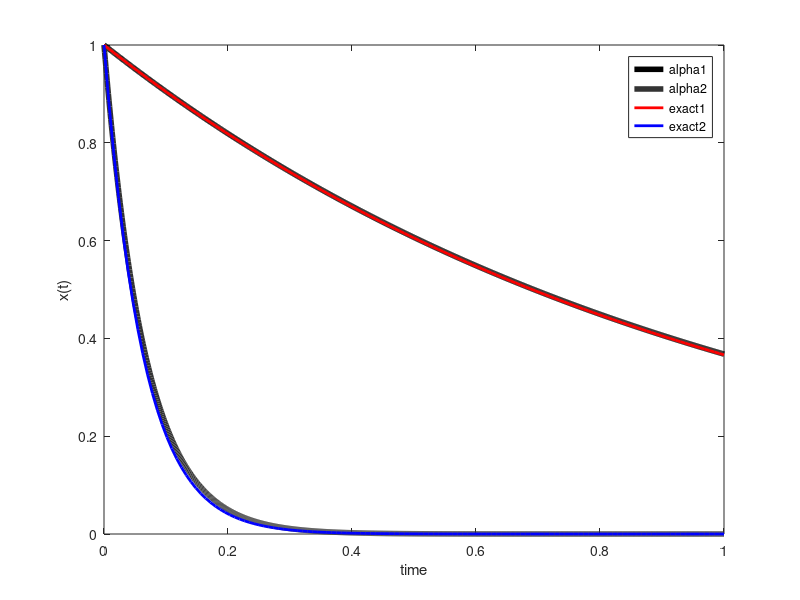
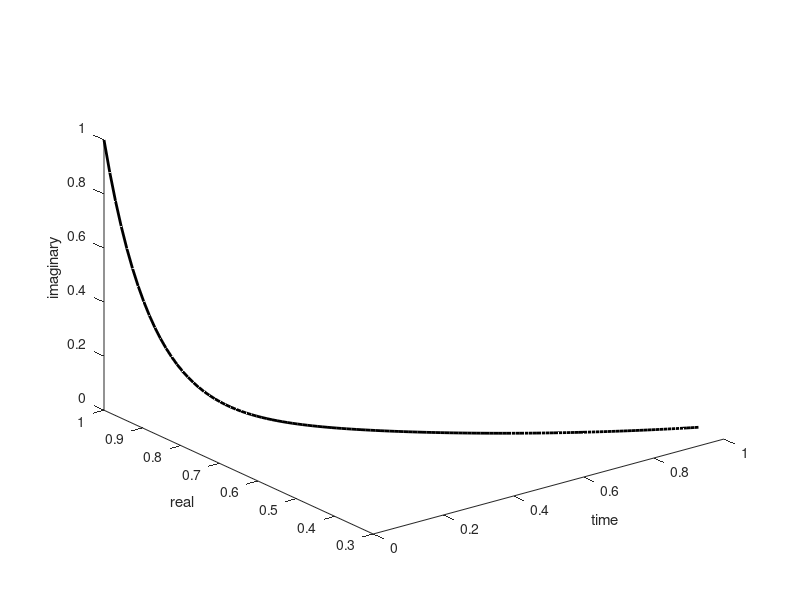

Recreate these plots in MATLAB, in order.
clear all

a1 = 1; a2 = 15;
a = @(alpha,x,t) -alpha*x;
Xe1 = @(x0,t) x0*exp(-a1*t);
Xe2 = @(x0,t) x0*exp(-a2*t);

tic

n = 128;
t0 = 0.; T = 1.;
x0 = 1.;

te = linspace(0,T-t0,1000);
X1 = Xe1(x0,te);
X2 = Xe2(x0,te);

dt = (T-t0)/n;
x1 = x0*ones(1,n+1);
x2 = x0*ones(1,n+1);
t = t0*ones(1,n+1);

for i = 2:n+1
    t(i) = t(i-1) + dt;
    x1(i) = x1(i-1) + a(a1,x1(i-1),t(i-1))*dt;
    x2(i) = x2(i-1) + a(a2,x2(i-1),t(i-1))*dt;
end

toc

figure(1)
plot(te,X1,'linewidth',4,'-k');hold on;
plot(te,X2,'linewidth',4,'color',[0.2 0.2 0.2]);
plot(t,x1,'linewidth',2,'-r');
plot(t,x2,'linewidth',2,'-b');hold off;
legend('alpha1','alpha2','exact1','exact2');
xlabel('time');ylabel('x(t)');
figure(2)
plot3(t,x1,x2,'linewidth',2,'-k');
xlabel('time');ylabel('real');zlabel('imaginary');
